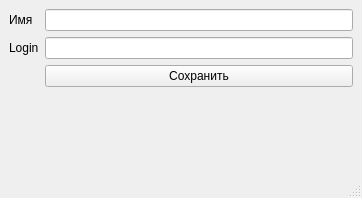
<?xml version="1.0" encoding="UTF-8"?>
<ui version="4.0">
 <class>Profil</class>
 <widget class="QMainWindow" name="Profil">
  <property name="geometry">
   <rect>
    <x>0</x>
    <y>0</y>
    <width>362</width>
    <height>198</height>
   </rect>
  </property>
  <property name="maximumSize">
   <size>
    <width>362</width>
    <height>198</height>
   </size>
  </property>
  <property name="windowTitle">
   <string>MainWindow</string>
  </property>
  <widget class="QWidget" name="centralwidget">
   <layout class="QFormLayout" name="formLayout">
    <item row="0" column="0">
     <widget class="QLabel" name="label">
      <property name="text">
       <string>Имя</string>
      </property>
     </widget>
    </item>
    <item row="0" column="1">
     <widget class="QLineEdit" name="Name_lineEdit"/>
    </item>
    <item row="1" column="0">
     <widget class="QLabel" name="label_2">
      <property name="text">
       <string>Login</string>
      </property>
     </widget>
    </item>
    <item row="1" column="1">
     <widget class="QLineEdit" name="Login_lineEdit"/>
    </item>
    <item row="4" column="1">
     <widget class="QPushButton" name="pushButton">
      <property name="text">
       <string>Сохранить</string>
      </property>
     </widget>
    </item>
   </layout>
  </widget>
  <widget class="QMenuBar" name="menubar">
   <property name="geometry">
    <rect>
     <x>0</x>
     <y>0</y>
     <width>362</width>
     <height>25</height>
    </rect>
   </property>
  </widget>
  <widget class="QStatusBar" name="statusbar"/>
 </widget>
 <resources/>
 <connections/>
</ui>
